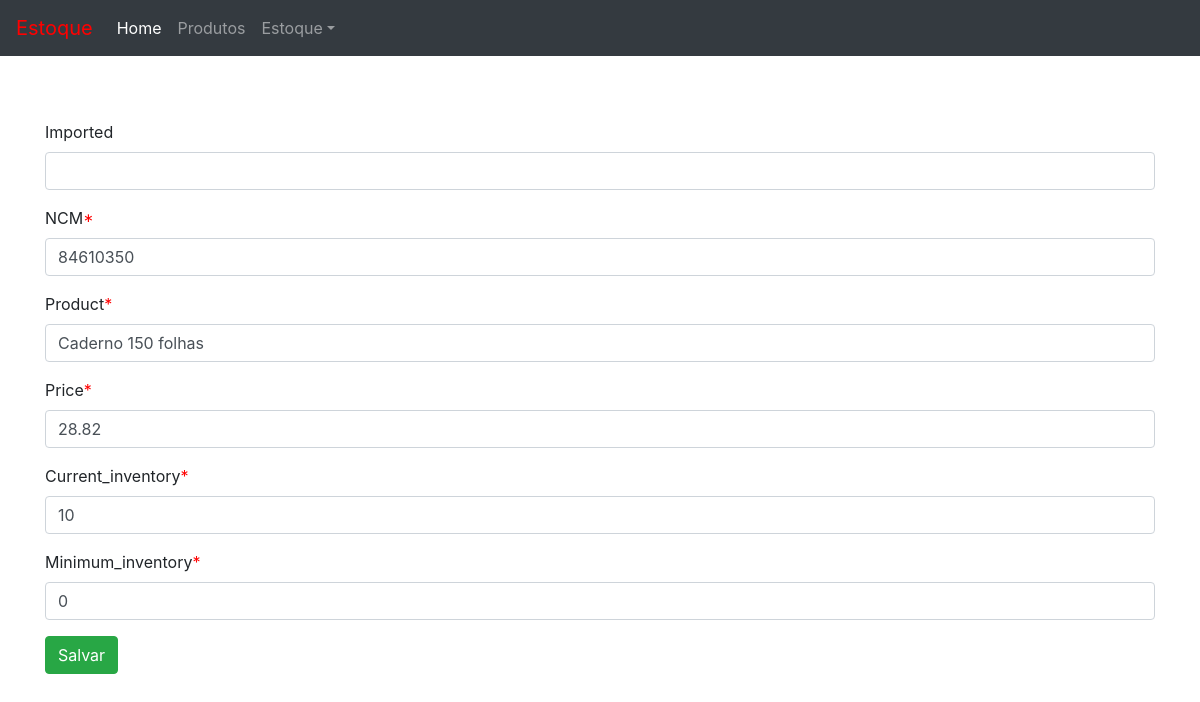
Page /produto/4/edit/ on the committed database.
### product/models.py (models this page shows, shortened)
class Product(models.Model):
    imported = models.BooleanField(default= True)
    ncm = models.CharField('NCM', max_length= 8)
    product = models.CharField(max_length=100 , unique=True)
    price = models.DecimalField('price' , max_digits=7 , decimal_places=2)
    inventory = models.IntegerField('current_inventory')
    minimum_inventory = models.IntegerField('minimum_inventory' ,default= 0)
    class Meta:
        ordering = ('product' , )

### product/views.py (the view)
# urls.py: path('<int:pk>/edit/' , v.ProductUpdate.as_view() , name='product_edit' )
class ProductUpdate(UpdateView):
    model = Product
    template_name = 'product_form.html'
    form_class = ProductForm

### product/form.py
class ProductForm(forms.ModelForm):
    class Meta:
        model = Product
        fields ='__all__'

### product/templates/product_form.html (shortened to what this page needs)
{% extends "base.html" %}
{% load static %}
{% load widget_tweaks %}
{% block content %}
    <form method="POST" novalidate>
        {% for field in form.visible_fields %}
            <div class="form-group{% if field.errors %} has-error {%endif%}">
                <label for="{{ field.id_for_label }}">
                    {% if field.field.required %}
                        <span class="required">{{ field.label}}</span>
                    {% else %}
                        {{ field.label }}
                    {% endif %}
                </label>
                {% render_field field class="form-control" %}
            </div>
        {% endfor%}
        <button type="submit" class="btn btn-success">Salvar</button>
    </form>
{% endblock content %}

### core/static/styles/style.css (style rules this page uses)
body { margin-top: 120px; }
span.required:after { content: "*"; color: red; }

### rows in the picture
Product: ncm "84610350" "Caderno 150 folhas" "28.82" "10" "0"

### other values in the picture
{{ field.label }} "Imported"
{{ field.label }} "NCM" "Product" "Price" "Current_inventory" "Minimum_inventory"
